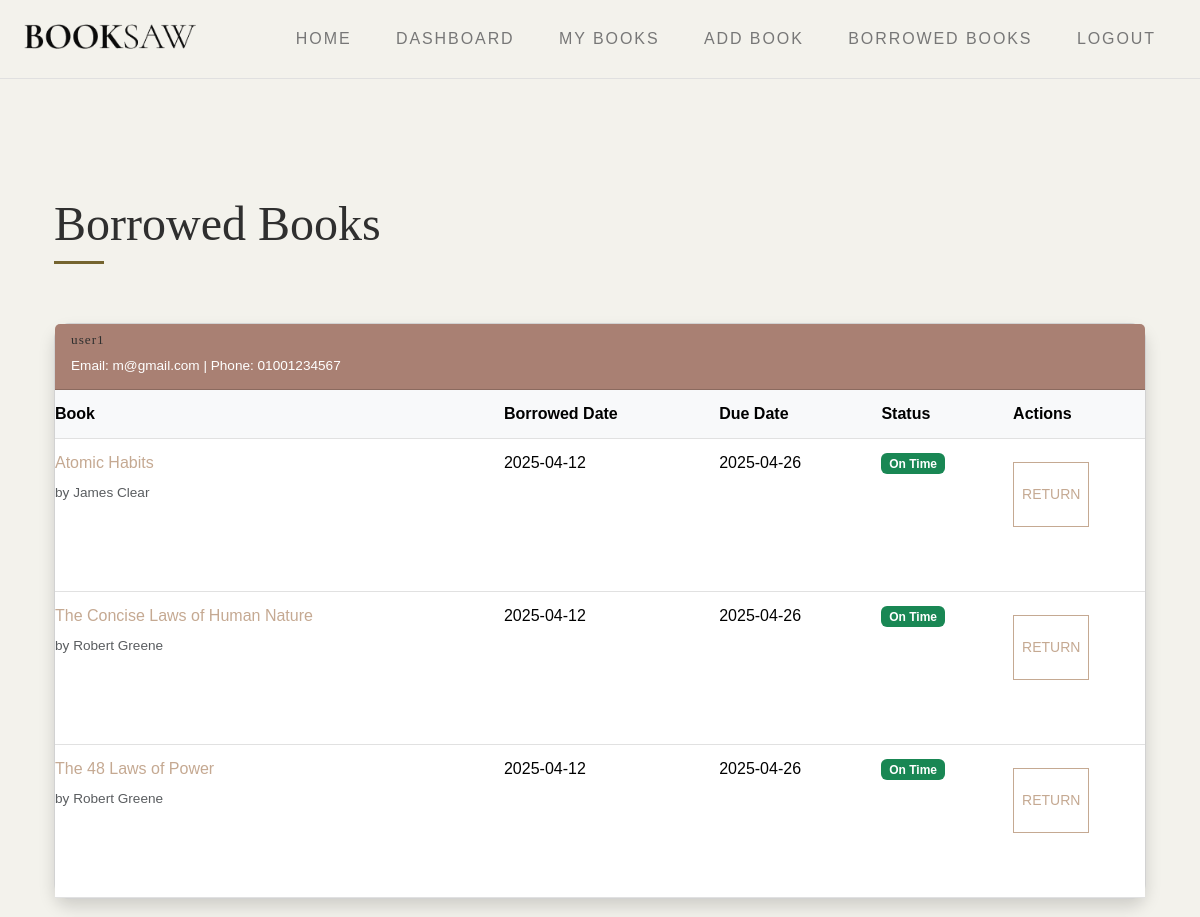
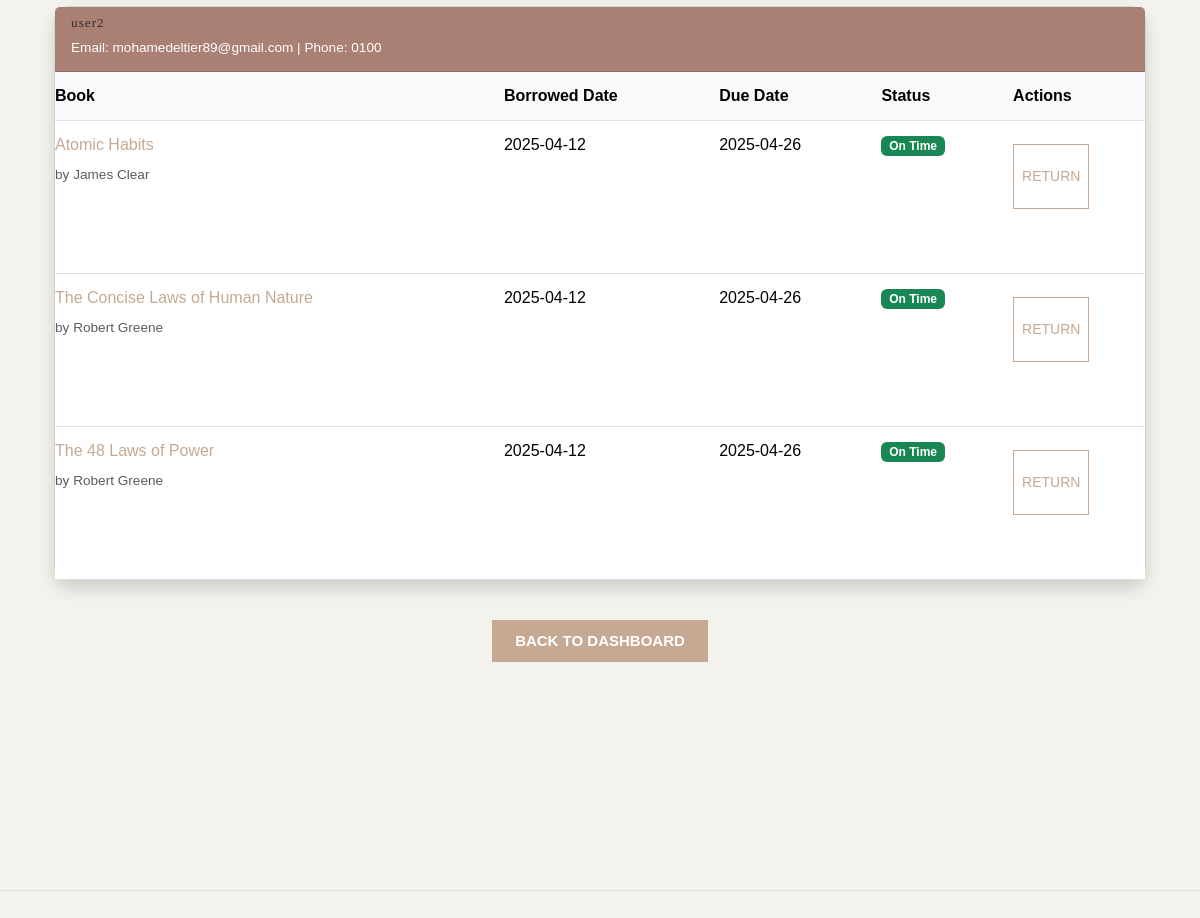
Page /borrowed_books (signed in) on the committed database (2 pictures, top to bottom).
### app.py (models this page shows)
class BorrowedBook(db.Model):
    id = db.Column(db.Integer, primary_key=True)
    user_id = db.Column(db.Integer, db.ForeignKey('user.id'), nullable=False)
    book_id = db.Column(db.Integer, db.ForeignKey('book.id'), nullable=False)
    borrowed_at = db.Column(db.DateTime, default=datetime.utcnow)
    due_date = db.Column(db.DateTime)  # New field for due date
    user = db.relationship('User', back_populates='borrowed_books')
    book = db.relationship('Book', back_populates='borrowed_by')

class User(UserMixin, db.Model):
    id = db.Column(db.Integer, primary_key=True)
    first_name = db.Column(db.String(80), nullable=False)
    last_name = db.Column(db.String(80), nullable=False)
    username = db.Column(db.String(80), unique=True, nullable=False)
    password = db.Column(db.String(255), nullable=False)
    phone_number = db.Column(db.String(20), nullable=False)
    email = db.Column(db.String(120), unique=True, nullable=False)
    is_admin = db.Column(db.Boolean, default=False)
    penalty = db.Column(db.Float, default=0.0)  # New field for penalties
    borrowed_books = db.relationship('BorrowedBook', back_populates='user')

class Book(db.Model):
    id = db.Column(db.Integer, primary_key=True)
    title = db.Column(db.String(120), nullable=False)
    description = db.Column(db.Text, nullable=True)
    quantity = db.Column(db.Integer, default=1)
    borrowed = db.Column(db.Integer, default=0)
    author_id = db.Column(db.Integer, db.ForeignKey('author.id'), nullable=False)
    image_filename = db.Column(db.String(255))  # New field for image filename
    borrowed_by = db.relationship('BorrowedBook', back_populates='book', lazy=True)

class Author(db.Model):
    id = db.Column(db.Integer, primary_key=True)
    name = db.Column(db.String(120), nullable=False)
    bio = db.Column(db.Text, nullable=True)
    books = db.relationship('Book', backref='author', lazy=True)

### app.py (the view)
@app.route('/borrowed_books')
@login_required
def borrowed_books():
    if not current_user.is_admin:
        flash('You do not have permission to view this page')
        return redirect(url_for('dashboard'))
    borrowed_books = BorrowedBook.query.join(User).join(Book).all()
    grouped_books = {}
    for borrowed_book in borrowed_books:
        book = borrowed_book.book
        if book not in grouped_books:
            grouped_books[book] = []
        grouped_books[book].append(borrowed_book)
    current_time = datetime.utcnow()
    return render_template('borrowed_books.html', borrowed_books=grouped_books, current_time=current_time)

### app.py (called while the page is built)
@login_manager.user_loader
def load_user(user_id):
    return User.query.get(int(user_id))

### templates/borrowed_books.html (shortened to what this page needs)
{% extends "base.html" %}
{% block content %}
<section class="py-5 my-5">
    <div class="container">
        <h2 class="section-title divider">Borrowed Books</h2>
        {% set displayed_users = [] %}
        {% for book, borrowed_books_list in borrowed_books.items() %}
            {% for borrowed_book in borrowed_books_list %}
                {% if borrowed_book.user.id not in displayed_users %}
                    {% set _ = displayed_users.append(borrowed_book.user.id) %}
                    <div class="card mb-4 shadow rounded-4">
                        <div class="card-header bg-primary text-white">
                            <h5 class="mb-0">{{ borrowed_book.user.username }}</h5>
                            <small>Email: {{ borrowed_book.user.email }} | Phone: {{ borrowed_book.user.phone_number }}</small>
                        </div>
                        <div class="card-body p-0">
                            <table class="table mb-0">
                                <thead class="table-light">
                                    <tr>
                                        <th>Book</th>
                                        <th>Borrowed Date</th>
                                        <th>Due Date</th>
                                        <th>Status</th>
                                        <th>Actions</th>
                                    </tr>
                                </thead>
                                <tbody>
                                    {% for b, borrowed_books_inner in borrowed_books.items() %}
                                        {% for bb in borrowed_books_inner %}
                                            {% if bb.user.id == borrowed_book.user.id %}
                                            <tr>
                                                <td>
                                                    <a href="{{ url_for('book_details', book_id=b.id) }}">{{ b.title }}</a>
                                                    <small class="text-muted d-block">by {{ b.author.name }}</small>
                                                </td>
                                                <td>{{ bb.borrowed_at.strftime('%Y-%m-%d') }}</td>
                                                <td>{{ bb.due_date.strftime('%Y-%m-%d') }}</td>
                                                <td>
                                                    {% if current_time > bb.due_date %}
                                                        <span class="badge bg-danger">Late</span>
                                                        <small class="d-block">Penalty: ${{ ((current_time - bb.due_date).days * 0.05) | round(2) }}</small>
                                                    {% else %}
                                                        <span class="badge bg-success">On Time</span>
                                                    {% endif %}
                                                </td>
                                                <td>
                                                    <form method="POST" action="{{ url_for('return_book', book_id=b.id) }}">
                                                        <button type="submit" class="btn btn-sm btn-outline-primary">Return</button>
                                                    </form>
                                                </td>
                                            </tr>
                                            {% endif %}
                                        {% endfor %}
                                    {% endfor %}
                                </tbody>
                            </table>
                        </div>
                    </div>
                {% endif %}
            {% endfor %}
        {% endfor %}
        <div class="text-center mt-4">
            <a href="{{ url_for('dashboard') }}" class="btn btn-secondary">Back to Dashboard</a>
        </div>
    </div>
</section>
{% endblock %}

### rows in the picture
Book: title "Atomic Habits"
BorrowedBook: user.username "user1", user.email "m@gmail.com", user.phone_number "01001234567", borrowed_at "2025-04-12", due_date "2025-04-26", shows "On Time"
Author: author.name "James Clear"
Book: title "The Concise Laws of Human Nature"
BorrowedBook: borrowed_at "2025-04-12", due_date "2025-04-26", shows "On Time"
Author: author.name "Robert Greene"
Book: title "The 48 Laws of Power"
BorrowedBook: borrowed_at "2025-04-12", due_date "2025-04-26", shows "On Time"
BorrowedBook: user.username "user2", user.email "mohamedeltier89@gmail.com", user.phone_number "0100", borrowed_at "2025-04-12", due_date "2025-04-26", shows "On Time"
BorrowedBook: borrowed_at "2025-04-12", due_date "2025-04-26", shows "On Time"
BorrowedBook: borrowed_at "2025-04-12", due_date "2025-04-26", shows "On Time"
